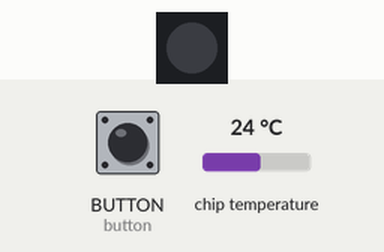
This program was run on a simulated CircuitPython board. On the bench: 1 RGB LEDs in strip order, left to right. Inputs (shaded band) come from the test bench; at power-on: BUTTON (button) HIGH, chip temperature 24 °C. Dim RGB values are drawn brighter than linear; what the program prints to the serial console is not drawn.

Above: at 1.2 s.
1.3 s: BUTTON (button) pulled LOW for 0.15 s
At 1.7 s:
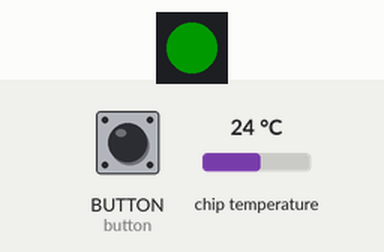
2.9 s: BUTTON (button) pulled LOW for 1 s
At 4.0 s:
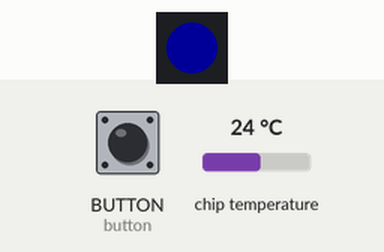
5.4 s: BUTTON (button) pulled LOW for 0.15 s
At 6.2 s:
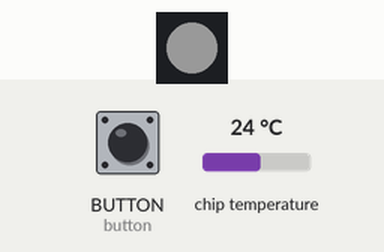
7.0 s: BUTTON (button) pulled LOW for 3.2 s
At 7.3 s:
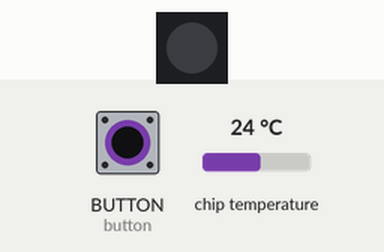
11.7 s: BUTTON (button) pulled LOW for 0.15 s
At 12.0 s:
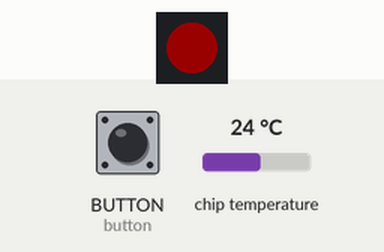
Timing chart, 0 to 14.3 s (numbered marks = the images above; inputs shaded):
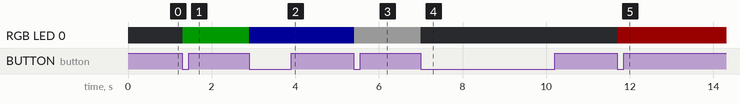

The program:

helloWorld.py
```python
import time
import board
import neopixel
import digitalio
import os
import gc
import microcontroller

def format_bytes(bytes_value):
    """Convierte bytes a kilobytes (KB) o megabytes (MB) según el tamaño."""
    if bytes_value < 1024:
        return f"{bytes_value} bytes"
    elif bytes_value < 1024 * 1024:
        return f"{bytes_value / 1024:.2f} KB"
    else:
        return f"{bytes_value / (1024 * 1024):.2f} MB"

def get_system_info():
    """Recopila y muestra detalles del sistema de manera legible."""
    print("=== Información del Sistema ===")

    # Información de la placa
    print(f"Placa: {getattr(board, 'board_id', 'Desconocida')}")

    # Información del sistema de archivos
    stats = os.statvfs('/')
    total_flash = stats[0] * stats[2]  # Tamaño total de memoria flash
    free_flash = stats[0] * stats[3]   # Memoria flash libre
    print(f"Capacidad total de memoria flash: {format_bytes(total_flash)} -----  el core de Circuit Python ocupa un MB que no se cuenta aqui ;)")
    print(f"Memoria flash libre: {format_bytes(free_flash)}")

    # Información del procesador
    print("\n=== Información del Procesador ===")
    print(f"Frecuencia de la CPU: {microcontroller.cpu.frequency / 1_000_000:.2f} MHz")
    print(f"Temperatura del microcontrolador: {microcontroller.cpu.temperature:.2f} °C")
    print(f"Núcleos disponibles: 1 (RP2040 tiene dos núcleos, pero MicroPython usa solo uno, si quieres usar los dos, es posible pero tiene truco)")

    # Información de la RAM
    print("\n=== Información de la RAM ===")
    gc.collect()  # Liberar memoria antes de medir
    total_ram = gc.mem_alloc() + gc.mem_free()
    free_ram = gc.mem_free()
    print(f"RAM total: {format_bytes(total_ram)}")
    print(f"RAM libre: {format_bytes(free_ram)}")

    # Pines disponibles
    print("\n=== Pines Disponibles ===")
    for attr in dir(board):
        if not attr.startswith("__"):
            print(f" - {attr}")

    # Información adicional del sistema operativo
    print("\n=== Información del Sistema Operativo ===")
    system_info = os.uname()
    print(f"Sistema: {system_info.sysname}")
    print(f"Versión: {system_info.release}")
    print(f"Información adicional: {system_info.version}")

# Llamar a la función para mostrar los detalles
get_system_info()


# Configura el NeoPixel
pixels = neopixel.NeoPixel(board.NEOPIXEL, 1, brightness=0.1)

# Configura el botón
button = digitalio.DigitalInOut(board.BUTTON)
button.switch_to_input(pull=digitalio.Pull.UP)

# Lista de colores
colors = [
    (255, 0, 0),  # Rojo
    (0, 255, 0),  # Verde
    (0, 0, 255),  # Azul
    (255, 255, 255),  # Blanco
    (0, 0, 0)  # Apagado
]
color_index = 0  # Índice del color actual

# Variable para detectar cambios en el estado del botón
button_pressed = False

while True:
    if not button.value:  # El botón está presionado (estado LOW)
        if not button_pressed:  # Detecta el flanco descendente
            button_pressed = True
            # Cambiar al siguiente color
            color_index = (color_index + 1) % len(colors)
            pixels[0] = colors[color_index]
    else:
        button_pressed = False  # El botón está liberado
    time.sleep(0.01)  # Pequeña espera para evitar rebotes
```

Measured:
- after the input at 1.3 s, RGB LED 0: off → RGB(0, 25, 0) at once
- after the input at 2.9 s, RGB LED 0: RGB(0, 25, 0) → RGB(0, 0, 25) at once
- after the input at 5.4 s, RGB LED 0: RGB(0, 0, 25) → RGB(25, 25, 25) at once
- after the input at 7.0 s, RGB LED 0: RGB(25, 25, 25) → off at once
- after the input at 11.7 s, RGB LED 0: off → RGB(25, 0, 0) at once
